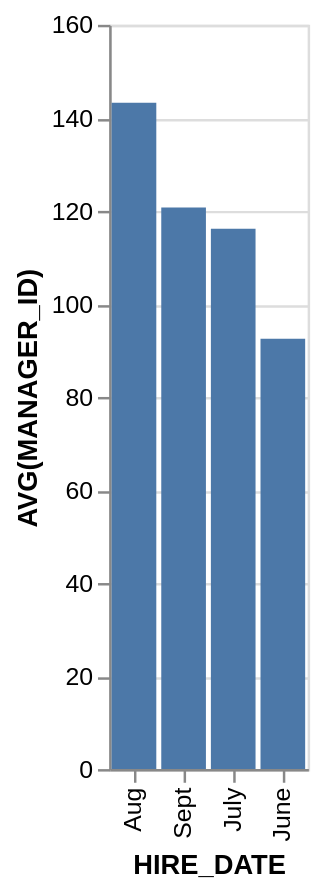

Source (Vega-Lite JSON):
### Vega-Lite specification from a JSON file in a GitHub repository (floating-point values rounded to 4 significant figures)
{"data": {"values": [{"x_data": "Aug", "y_data": 143.2}, {"x_data": "Sept", "y_data": 120.8}, {"x_data": "July", "y_data": 116.1}, {"x_data": "June", "y_data": 92.5}]}, "mark": "bar", "encoding": {"x": {"field": "x_data", "type": "nominal", "title": "HIRE_DATE", "sort": {"op": "sum", "field": "y_data", "order": "descending"}}, "y": {"field": "y_data", "type": "quantitative", "title": "AVG(MANAGER_ID)"}}}
